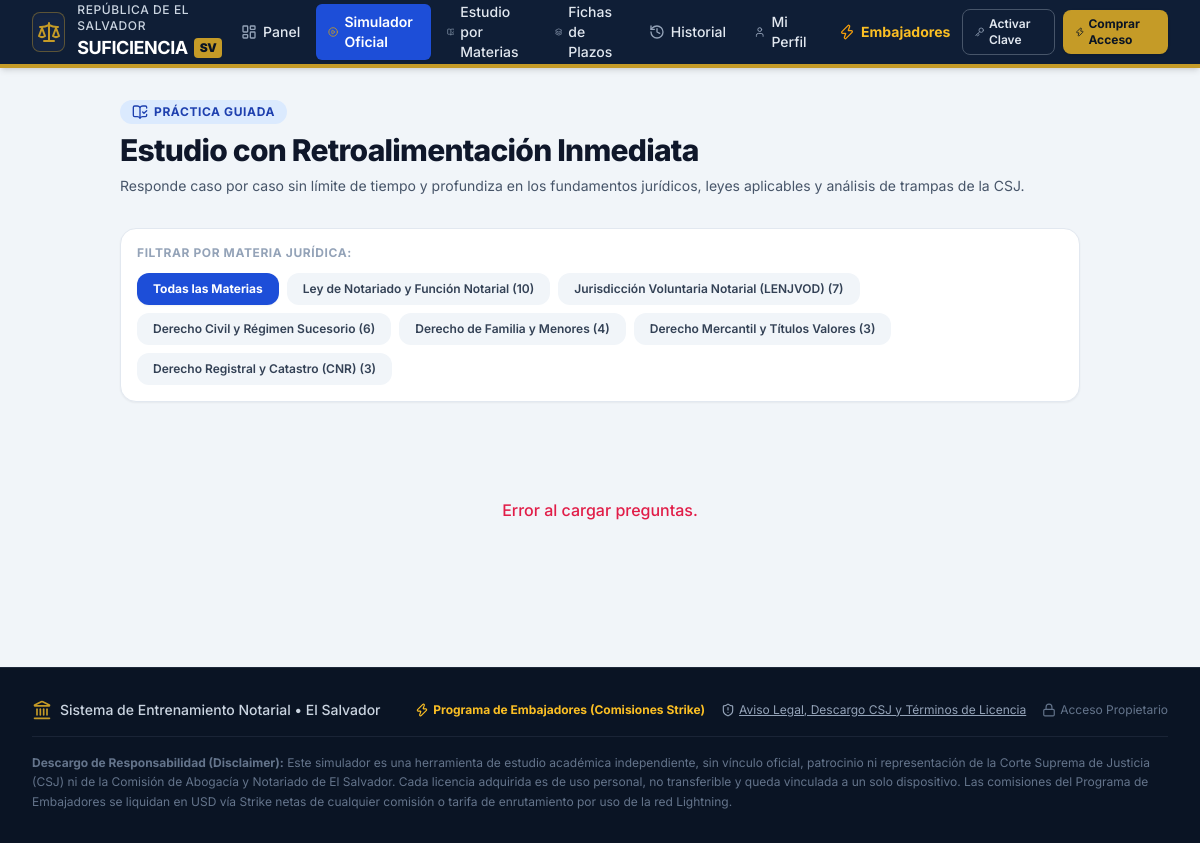
The app's page /practica with its own data.
### tables this page shows
CREATE TABLE categories (
        id TEXT PRIMARY KEY,
        name TEXT NOT NULL,
        description TEXT,
        icon TEXT
    );

### app.py (the view)
@app.route("/practica")
def practica():
    categories = db.get_categories()
    device_id = get_device_id_from_request()
    license_info = db.check_device_license(device_id) if device_id else None
    return render_template("practice.html", categories=categories, license_info=license_info)

### app.py (called while the page is built)
def get_device_id_from_request():
    return request.headers.get("X-Device-Id") or request.cookies.get("notariado_device_id") or request.args.get("device_id")

### database.py (called while the page is built)
def get_db_connection():
    conn = sqlite3.connect(DB_PATH)
    conn.row_factory = sqlite3.Row
    return conn

def get_categories():
    conn = get_db_connection()
    cursor = conn.cursor()
    cursor.execute("""
        SELECT c.*, COUNT(q.id) as question_count
        FROM categories c
        LEFT JOIN questions q ON c.id = q.category_id
        GROUP BY c.id
        ORDER BY c.rowid
    """)
    rows = cursor.fetchall()
    conn.close()
    return [dict(r) for r in rows]

### templates/practice.html (shortened to what this page needs)
{% extends "base.html" %}
{% block content %}
<div class="max-w-5xl mx-auto px-4 sm:px-6 lg:px-8 py-8">
    <div class="mb-8">
        <div class="inline-flex items-center gap-1.5 px-3 py-1 rounded-full bg-blue-100 text-blue-800 text-xs font-bold uppercase tracking-wider mb-2">
            <i data-lucide="book-open-check" class="w-4 h-4"></i> Práctica Guiada
        </div>
        <h1 class="text-3xl font-extrabold text-slate-900 tracking-tight mb-2">
            Estudio con Retroalimentación Inmediata
        </h1>
        <p class="text-sm text-slate-600">
            Responde caso por caso sin límite de tiempo y profundiza en los fundamentos jurídicos, leyes aplicables y análisis de trampas de la CSJ.
        </p>
    </div>
    <div class="bg-white rounded-2xl border border-slate-200 shadow-sm p-4 mb-8">
        <div class="text-xs font-bold uppercase tracking-wider text-slate-400 mb-3">Filtrar por Materia Jurídica:</div>
        <div class="flex flex-wrap gap-2" id="category-pills">
            <button type="button" class="cat-filter-btn px-4 py-2 rounded-xl text-xs font-bold bg-blue-700 text-white shadow-sm transition-all" data-cat="all">
                Todas las Materias
            </button>
            {% for cat in categories %}
            <button type="button" class="cat-filter-btn px-4 py-2 rounded-xl text-xs font-semibold bg-slate-100 text-slate-700 hover:bg-slate-200 transition-all" data-cat="{{ cat.id }}">
                {{ cat.name }} ({{ cat.question_count }})
            </button>
            {% endfor %}
        </div>
    </div>
    <div id="practice-loading" class="py-16 text-center">
    </div>
</div>
{% endblock %}

### static/css/custom.css (style rules this page uses)
:root { --primary-navy: #0f1e36; --secondary-blue: #1e3a8a; --accent-gold: #c59b27; --accent-gold-light: #fef9c3; --surface-light: #f8fafc; }
body { font-family: 'Inter', sans-serif; background-color: #f1f5f9; color: #1e293b; }

### records on screen
categories: name "Ley de Notariado y Función Notarial", question_count "10"
categories: name "Jurisdicción Voluntaria Notarial (LENJVOD)", question_count "7"
categories: name "Derecho Civil y Régimen Sucesorio", question_count "6"
categories: name "Derecho de Familia y Menores", question_count "4"
categories: name "Derecho Mercantil y Títulos Valores", question_count "3"
categories: name "Derecho Registral y Catastro (CNR)", question_count "3"
